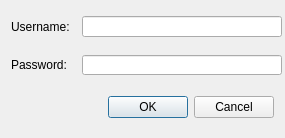
<?xml version="1.0" encoding="UTF-8"?>
<ui version="4.0">
 <class>loginDialog</class>
 <widget class="QDialog" name="loginDialog">
  <property name="geometry">
   <rect>
    <x>0</x>
    <y>0</y>
    <width>285</width>
    <height>138</height>
   </rect>
  </property>
  <property name="sizePolicy">
   <sizepolicy hsizetype="Expanding" vsizetype="Expanding">
    <horstretch>0</horstretch>
    <verstretch>0</verstretch>
   </sizepolicy>
  </property>
  <property name="minimumSize">
   <size>
    <width>285</width>
    <height>130</height>
   </size>
  </property>
  <property name="maximumSize">
   <size>
    <width>500</width>
    <height>300</height>
   </size>
  </property>
  <property name="font">
   <font>
    <pointsize>9</pointsize>
   </font>
  </property>
  <property name="windowTitle">
   <string>Login</string>
  </property>
  <layout class="QGridLayout" name="gridLayout_2">
   <item row="0" column="0">
    <layout class="QGridLayout" name="gridLayout">
     <item row="0" column="0">
      <widget class="QLabel" name="label">
       <property name="sizePolicy">
        <sizepolicy hsizetype="Expanding" vsizetype="Expanding">
         <horstretch>1</horstretch>
         <verstretch>0</verstretch>
        </sizepolicy>
       </property>
       <property name="minimumSize">
        <size>
         <width>65</width>
         <height>0</height>
        </size>
       </property>
       <property name="text">
        <string>Username:</string>
       </property>
      </widget>
     </item>
     <item row="0" column="1">
      <widget class="QLineEdit" name="usrLineEdit">
       <property name="sizePolicy">
        <sizepolicy hsizetype="MinimumExpanding" vsizetype="Expanding">
         <horstretch>4</horstretch>
         <verstretch>0</verstretch>
        </sizepolicy>
       </property>
       <property name="minimumSize">
        <size>
         <width>200</width>
         <height>0</height>
        </size>
       </property>
       <property name="maximumSize">
        <size>
         <width>400</width>
         <height>21</height>
        </size>
       </property>
       <property name="text">
        <string/>
       </property>
      </widget>
     </item>
     <item row="1" column="0">
      <widget class="QLabel" name="label_2">
       <property name="sizePolicy">
        <sizepolicy hsizetype="Expanding" vsizetype="Expanding">
         <horstretch>0</horstretch>
         <verstretch>0</verstretch>
        </sizepolicy>
       </property>
       <property name="minimumSize">
        <size>
         <width>65</width>
         <height>0</height>
        </size>
       </property>
       <property name="text">
        <string>Password:</string>
       </property>
      </widget>
     </item>
     <item row="1" column="1">
      <widget class="QLineEdit" name="pwdLineEdit">
       <property name="sizePolicy">
        <sizepolicy hsizetype="MinimumExpanding" vsizetype="Expanding">
         <horstretch>0</horstretch>
         <verstretch>0</verstretch>
        </sizepolicy>
       </property>
       <property name="minimumSize">
        <size>
         <width>200</width>
         <height>0</height>
        </size>
       </property>
       <property name="maximumSize">
        <size>
         <width>400</width>
         <height>20</height>
        </size>
       </property>
       <property name="text">
        <string/>
       </property>
       <property name="echoMode">
        <enum>QLineEdit::Password</enum>
       </property>
      </widget>
     </item>
     <item row="2" column="1">
      <widget class="QDialogButtonBox" name="okCancelButton">
       <property name="sizePolicy">
        <sizepolicy hsizetype="Expanding" vsizetype="Expanding">
         <horstretch>0</horstretch>
         <verstretch>0</verstretch>
        </sizepolicy>
       </property>
       <property name="minimumSize">
        <size>
         <width>150</width>
         <height>40</height>
        </size>
       </property>
       <property name="maximumSize">
        <size>
         <width>195</width>
         <height>16777215</height>
        </size>
       </property>
       <property name="standardButtons">
        <set>QDialogButtonBox::Cancel|QDialogButtonBox::Ok</set>
       </property>
      </widget>
     </item>
    </layout>
   </item>
  </layout>
 </widget>
 <layoutdefault spacing="6" margin="11"/>
 <resources/>
 <connections/>
</ui>
